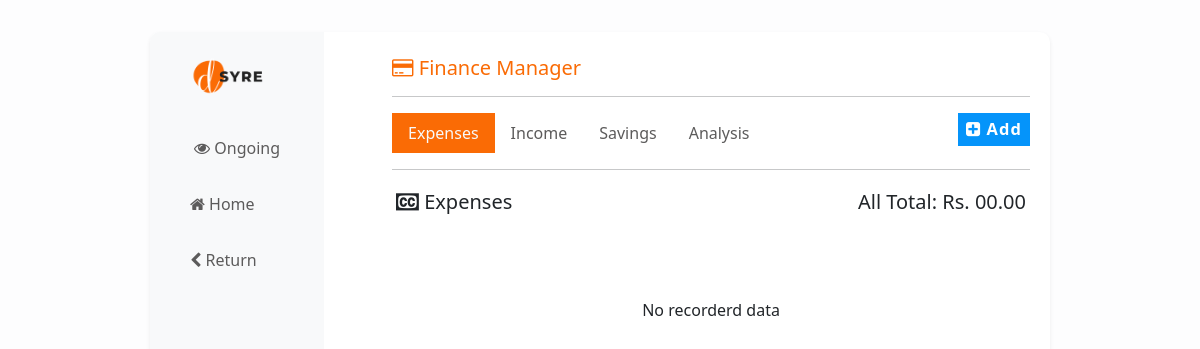
The app's page /finance/, older data.
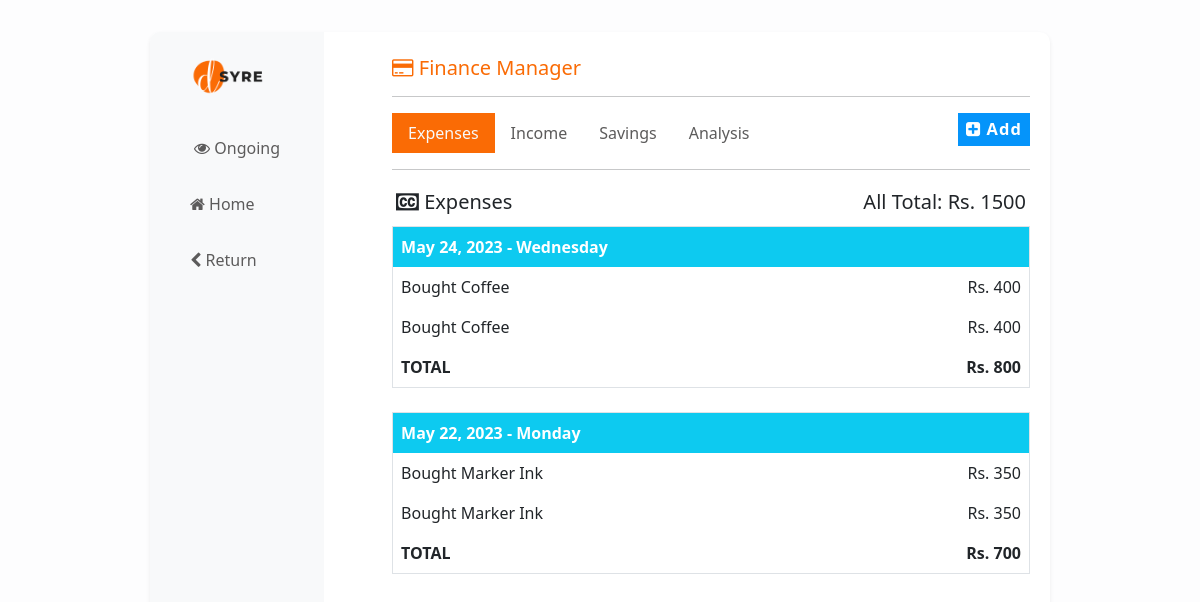
The same page, newer data.
### finance/models.py (models this page shows, shortened)
class FinanceSheet(models.Model):
    STATUS_CHOICES = (
    ('expenses', 'Expenses'),
    ('income', 'Income'),
    ('savings', 'Savings'),
    )
    tdate = models.DateField("Date of Transaction")
    title = models.CharField(max_length=200)
    price = models.IntegerField(default=0)
    statement = models.CharField('Statement', max_length=10, choices=STATUS_CHOICES, default='expenses')

### finance/views.py (the view)
# urls.py: path('', financeHome, name='finance-home' ),
def financeHome(request):
    form = FinanceSheetForm
    expenses =  FinanceSheet.objects.filter(statement='expenses').order_by('-tdate').values('tdate').distinct()
    income =  FinanceSheet.objects.filter(statement='income').order_by('-tdate').values('tdate').distinct()
    savings =  FinanceSheet.objects.filter(statement='savings').order_by('-tdate').values('tdate').distinct()
    return render (request, 'financehome.html',{'expenses':expenses,'income':income,'savings':savings,'form':form})

### finance/templatetags/financefilter.py (called while the page is built)
@register.filter(name='transbydate')
def transByDate(value, statement):
    data = FinanceSheet.objects.filter(tdate=value, statement=statement)
    return data

@register.filter(name='totaldateprice')
def totalDateprice(value, statement):
    data = FinanceSheet.objects.filter(tdate=value, statement=statement).aggregate(Sum('price'))['price__sum']
    return data

@register.filter(name='totalstatement')
def totalStatement(value):
    data = FinanceSheet.objects.filter(statement=value).aggregate(Sum('price'))['price__sum']
    if data == None:
        return '00.00'
    return data

### finance/templates/financehome.html (shortened to what this page needs)
{% extends 'index.html'%}
{% load static %}
{% block head_block%}
<div class="container col py-2 mx-2">
  <div class="d-flex justify-content-between pt-3">
    <h5 class="text-start text-org mb-0"><i class="fa fa-credit-card fs-5"></i> Finance Manager </h5>
  </div>
  <hr>
    <div class="my-3 ">
        <ul class="nav nav-pills mb-3 " id="pills-tab" role="tablist">
            <li class="nav-item" role="presentation">
              <button class="nav-link active" id="pills-expenses-tab" data-bs-toggle="pill" data-bs-target="#pills-expenses" type="button" role="tab" aria-controls="pills-expenses" aria-selected="true">Expenses</button>
            </li>
            <li class="nav-item" role="presentation">
              <button class="nav-link" id="pills-profit-tab" data-bs-toggle="pill" data-bs-target="#pills-income" type="button" role="tab" aria-controls="pills-income" aria-selected="false">Income</button>
            </li>
            <li class="nav-item" role="presentation">
              <button class="nav-link" id="pills-savings-tab" data-bs-toggle="pill" data-bs-target="#pills-savings" type="button" role="tab" aria-controls="pills-loss" aria-selected="false">Savings</button>
            </li>
            <li class="nav-item" role="presentation">
              <button class="nav-link" id="pills-analysis-tab" data-bs-toggle="pill" data-bs-target="#pills-analysis" type="button" role="tab" aria-controls="pills-analysis" aria-selected="false">Analysis</button>
            </li>
            <li class="nav-item ms-auto">
              <button class="text-white btn btn-info btn-sm" data-bs-toggle="modal" data-bs-target="#addModal" ><i class="fa fa-plus-square" aria-hidden="true" ></i> Add</button>
            </li>
          </ul>
          <hr>
          <div class="tab-content" id="pills-tabContent">
            <div class="tab-pane fade show active" id="pills-expenses" role="tabpanel" aria-labelledby="pills-expenses-tab">
                {% include 'expenses.html' %}
            </div>
          </div>
    </div>
</div>
{% endblock %}

### finance/templates/expenses.html
{% load financefilter %}
<div class="my-1 mb-5">
    <div class="bg-blue mb-2">
        <div class="d-flex  justify-content-between p-1   h5 ">
            <div ><i class="fa fa-cc" aria-hidden="true"></i> Expenses </div>
            <div>All Total: Rs. {{"expenses"|totalstatement}}</div>
        </div>
    </div>
    {% for i in expenses %}
    <div class="mb-4 border">
        <p class="bg-info text-white p-2 fs-6  fw-bold mb-0">{{i.tdate|date:'F d, Y - l'}}</p>
            {% for j in i.tdate|transbydate:'expenses'%}
        <div class="d-flex justify-content-between p-2  mt-0  ">
            <div >{{j.title}} </div>
            <div>Rs. {{j.price}} </div>
        </div>
        {% endfor %}
        <div class="d-flex justify-content-between p-2 mt-0 bg-blue2 fs-6 fw-bold">
            <div >TOTAL </div>
            <div>Rs. {{i.tdate|totaldateprice:'expenses'}} </div>
        </div>
    </div>
    {%empty%}
    <div class=" p-4 text-center">
        <p class="p-5">No recorderd data</p>
    </div>
    {% endfor %}
</div>

Row changes from the older to the newer data that the page shows:
added FinanceSheet: title "Bought Coffee", price "400", shown under "May 24, 2023 - Wednesday"
added FinanceSheet: title "Bought Coffee", price "400", shown under "May 24, 2023 - Wednesday"
added FinanceSheet: title "Bought Marker Ink", price "350", shown under "May 22, 2023 - Monday"
added FinanceSheet: title "Bought Marker Ink", price "350", shown under "May 22, 2023 - Monday"
Text that changed along with them:
{{ "expenses"|totalstatement }}: "00.00" → "1500"
new list line: "May 24, 2023 - Wednesday TOTAL Rs. 800"
new list line: "May 22, 2023 - Monday TOTAL Rs. 700"
text no longer shown: "No recorderd data"
